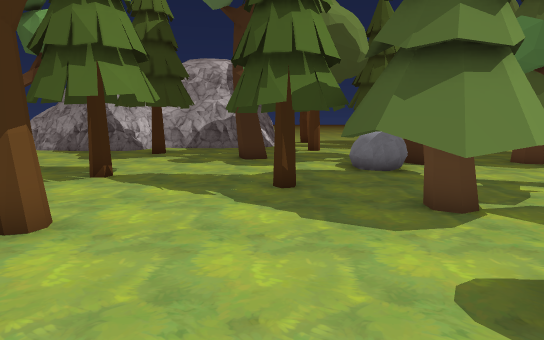
view 1 (above)

21 first-person views from a walk through a Unity game level. The camera is 1.5 m above the floor, tilts 8° down and sees 75° across. The floor is counted in squares, 1 m on a side. Each view is taken from the middle of a square. On the plan, view 1 faces up. The plan holds only what a view shows up to about 16 squares ahead; the rest is blank. The place goes on beyond the plan. The player is left out. Some animated figures are not drawn. Some surface patterns are stand-ins.

view 2
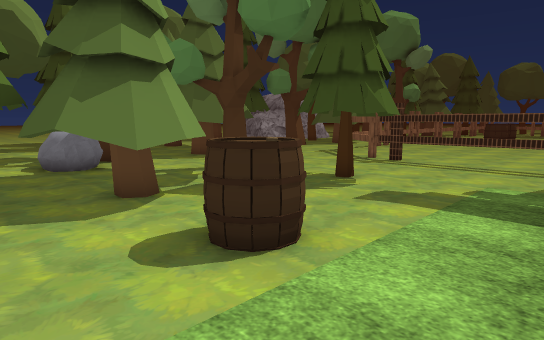

view 3
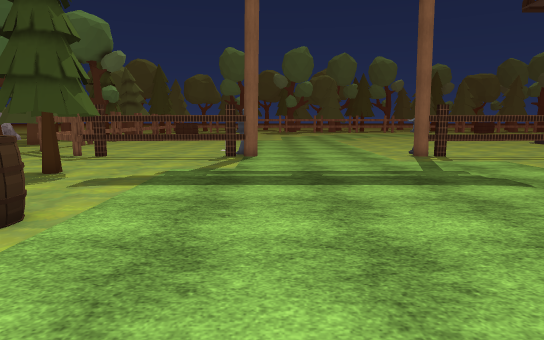

view 4
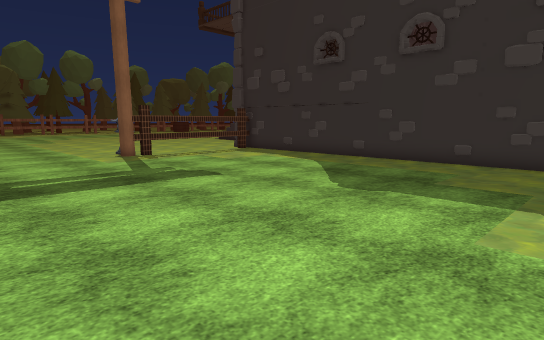

view 5
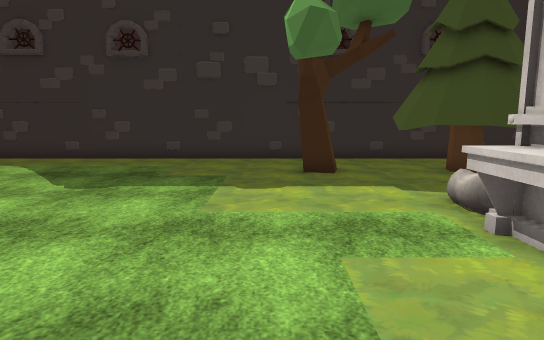

view 6
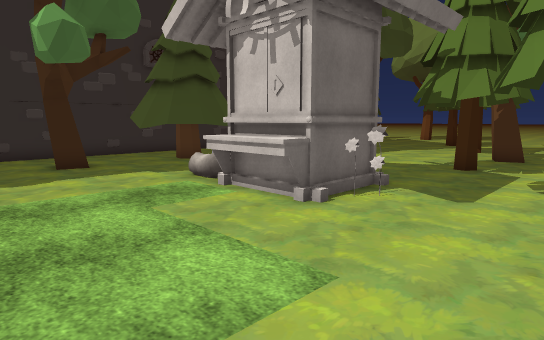

view 7
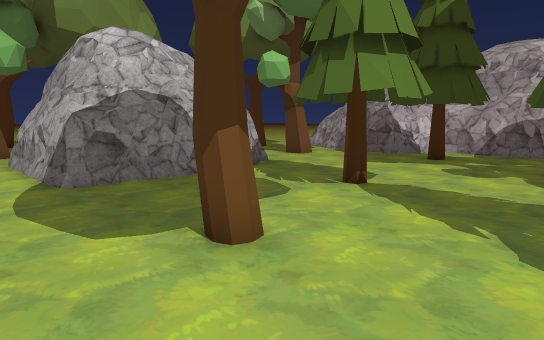

view 8
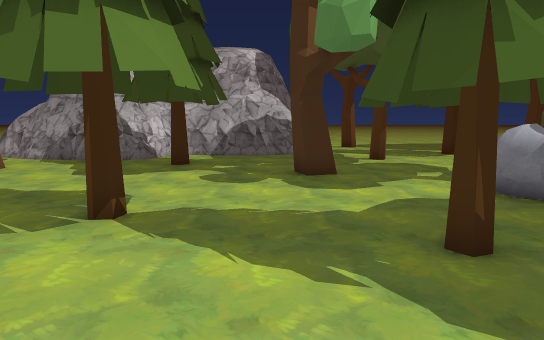

view 9
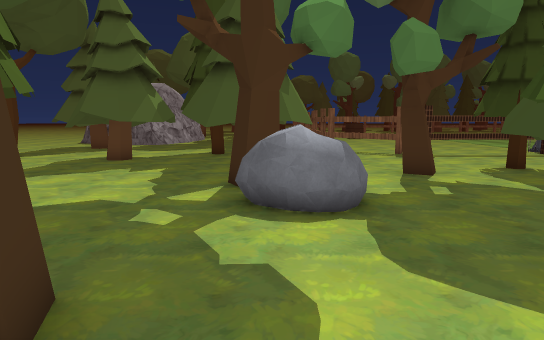

view 10
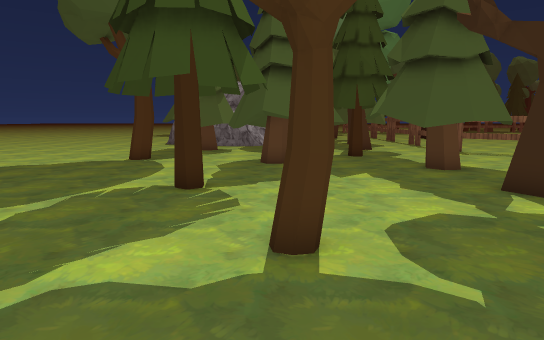

view 11
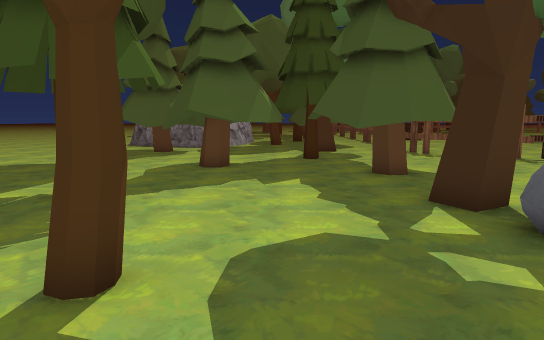

view 12
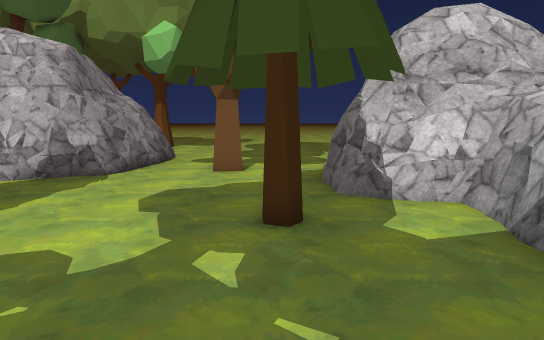

view 13
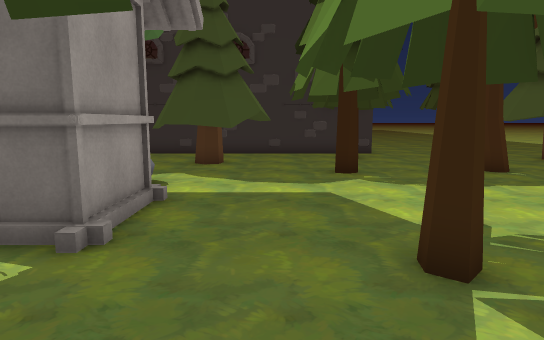

view 14
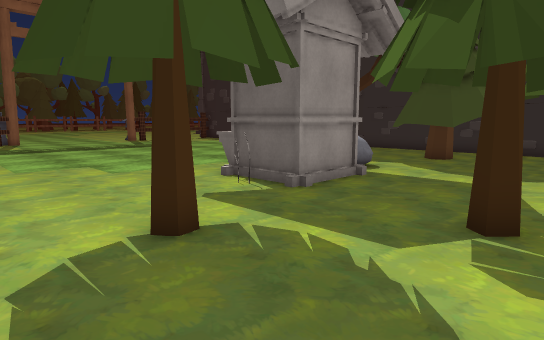

view 15
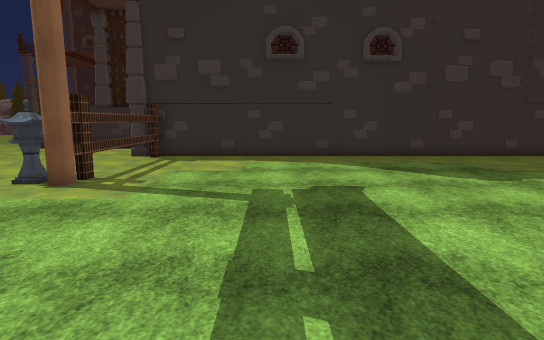

view 16
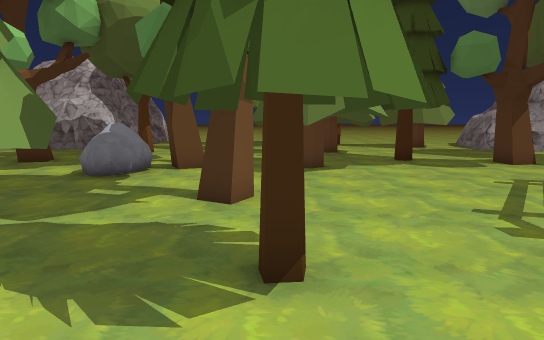

view 17
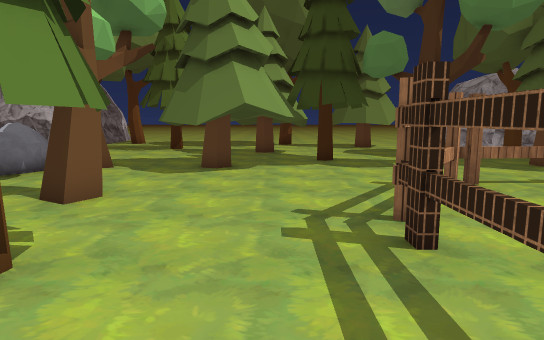

view 18
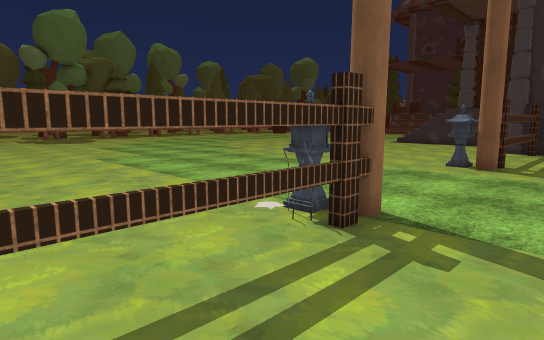

view 19
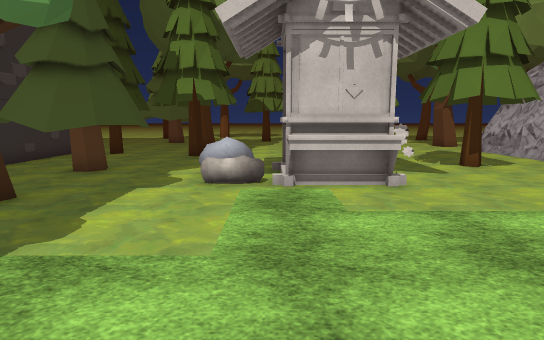

view 20
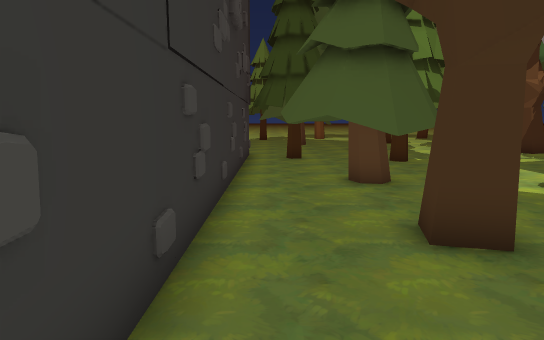

view 21
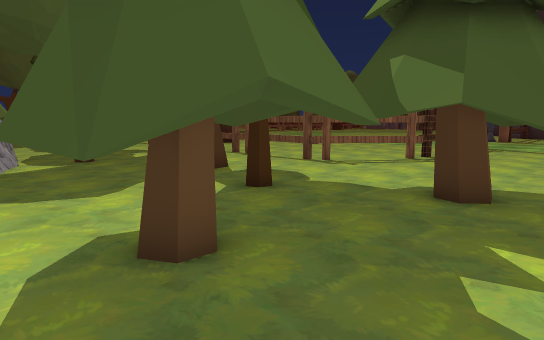

### Floor plan
Key: @ floor where view 1 was taken; # wall or solid block; . floor; = window, fence, low wall or low ledge; T thing the floor can be seen under or through; O other object.
Columns run from 13 left of view 1 to 14 right of it. Each row starts with its distance up from view 1.
 20 #     #######......O........
 19 ###  ##..==...........OOOO..
 18 .######........O......OOOO..
 17 ...............O......O.OO..
 16 ........O.............OOOO..
 15 ..O.........O.........OO..O.
 14 ..O.........OO.......O....O.
 13 .................OO.OOOO.O..
 12 ###.............OOOO.OOOO...
 11 ####............OO...OO.....
 10    ##...O........O..........
  9     #...O...OO..............
  8     #.......OO.OO...OO.....O
  7     #.........OO.O..O.....OO
  6     #.........OOOO........O.
  5 #####....OO....OOO..OOO...T.
  4 ###==.....O.........OOO...T.
  3 ................O....OO...T.
  2 ................O.........T.
  1 ....OO....................T.
  0 ....O........@............OO
 -1 ..........................#O
 -2 .O.....O....................
 -3 .O...OOOO...................
 -4 .....O  O...................
 -5 .....O  O...................
 -6 ......OOO...................
 -7 ......OO....................
 -8 ......OO..................#O
 -9 .O........................#O
-10 ....OOO...................#.
-11 ....OOOO.OO...............#.
-12 ...O.OOO.OO...............#.
-13 O..OO.OO..................#.
-14 .... OO...................#.
-15 ###########################

Where each view was taken, in squares from view 1:
view 1: 0 up, 0 right, facing up
view 2: 1 down, 0 right, facing up-right
view 3: 2 down, 2 left, facing right
view 4: 2 down, 2 left, facing down-right
view 5: 1 down, 2 left, facing down
view 6: 1 up, 0 right, facing down-left
view 7: 2 up, 0 right, facing up-left
view 8: 4 up, 2 left, facing up
view 9: 12 up, 3 left, facing right
view 10: 18 up, 2 left, facing right
view 11: 16 up, 1 left, facing right
view 12: 16 up, 0 right, facing left
view 13: 1 up, 10 left, facing down
view 14: 3 up, 13 left, facing down-right
view 15: 0 up, 8 right, facing down
view 16: 1 up, 8 right, facing up
view 17: 1 up, 11 right, facing up
view 18: 4 up, 10 right, facing down-right
view 19: 6 down, 3 right, facing left
view 20: 14 down, 1 right, facing left
view 21: 20 up, 7 right, facing down-right
